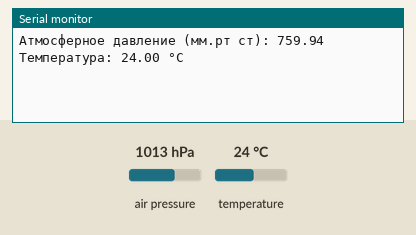
Simulated run of this sketch. Board: Arduino Uno, built with avr-gcc and run on an emulated ATmega328P. On the bench: the last lines printed to the serial monitor. The inputs (shaded band) are chosen by the test bench; at power-on: air pressure 1013 hPa, temperature 24 °C.

Above: at 2.2 s.
2.3 s: air pressure set to 952 hPa
At 4.0 s:
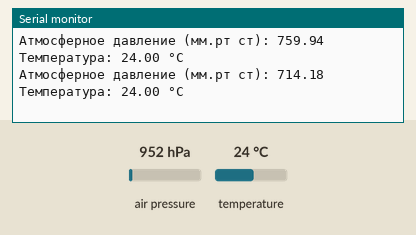
5.0 s: temperature set to 12 °C
At 5.6 s:
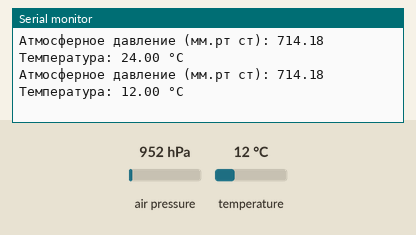
7.7 s: air pressure set to 975 hPa
At 10.2 s:
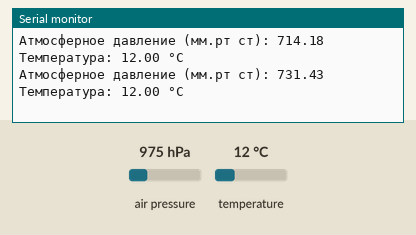
Timing chart, 0 to 11.7 s (numbered marks = the images above; inputs shaded):
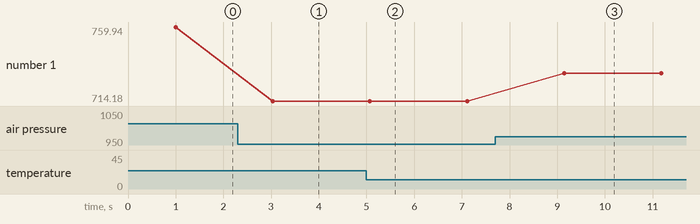

The sketch:

bmp180.ino
```cpp
#include <Wire.h>   // для подключения I2C (пины A4 A5)
#include <BMP085.h> // для работы с датчиком

BMP085 dps = BMP085();

long Temperature = 0, Pressure = 0;

void setup()
{
  Serial.begin(9600); // вывод в Serial Monitor
  Wire.begin();
  delay(1000);
  dps.init();
}

void loop()
{
  dps.getPressure(&Pressure);
  dps.getTemperature(&Temperature);

  Serial.print("Атмосферное давление (мм.рт ст): ");
  Serial.print(Pressure/133.3);
  Serial.print("\tТемпература: ");
  Serial.print(Temperature*0.1);   // Температуру по Цельсию
  Serial.println(" °C");
  delay(2000);
}
```

Measured:
- after the input at 2.3 s, the serial monitor: prints a new line after 0.74 s (image 1)
- after the input at 5.0 s, the serial monitor: prints a new line after 0.07 s (image 2)
- after the input at 7.7 s, the serial monitor: prints a new line after 1.4 s (image 3)
- plotted number 1: 759.94 → 714.18 after the input at 2.3 s, 714.18 → 731.43 after the input at 7.7 s
